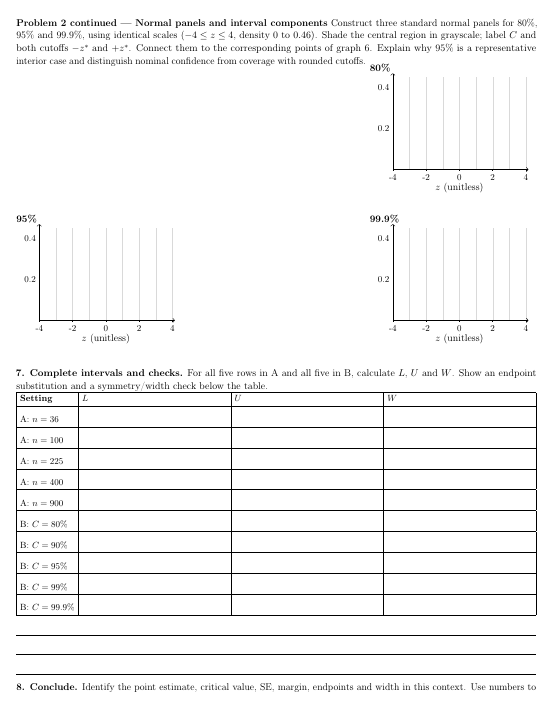
#> input picture tmp/pdfs/c3-classroom/page-07.png, 553 x 715 px; its folder holds only this picture in this run
$ python montage.py
#> lines starting #> are read from the running program, lines starting #| are printed output that depends on the picture; after the words box and inside, x2 and y2 are one past the last pixel; in counts of white or black regions, pixels touching at a corner belong together
from PIL import Image,ImageOps,ImageDraw
from pathlib import Path
ps=list(Path('tmp/pdfs/c3-classroom').glob('page-*.png'))
for start in range(0,len(ps),4):
 group=ps[start:start+4]; canvas=Image.new('RGB',(1120,1500),'#ddd')
#> after `canvas = Image.new('RGB', (1120, 1500), '#ddd')`: canvas: PIL image 1120x1500 RGB; every value is 221
 for j,p in enumerate(group):
  im=Image.open(p);im.thumbnail((550,720));canvas.paste(im,((j%2)*560,(j//2)*750+25));ImageDraw.Draw(canvas).text(((j%2)*560+5,(j//2)*750+5),p.stem,fill='black')
#> further down, im is the input picture: PIL image 553x715 RGB; min 0, max 255, mean 245.3
#> after `im.thumbnail((550, 720))`:
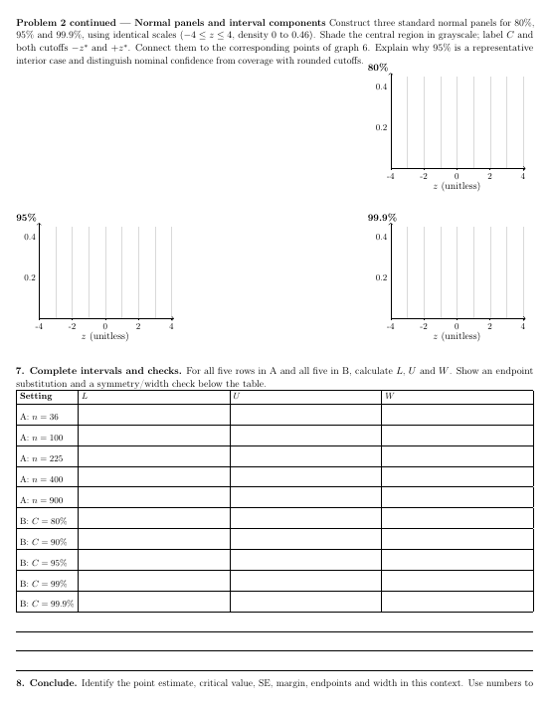
#> im: PIL image 550x711 RGB; min 0, max 255, mean 244.7
#> after `canvas.paste(im, (j % 2 * 560, j // 2 * 750 + 25))`:
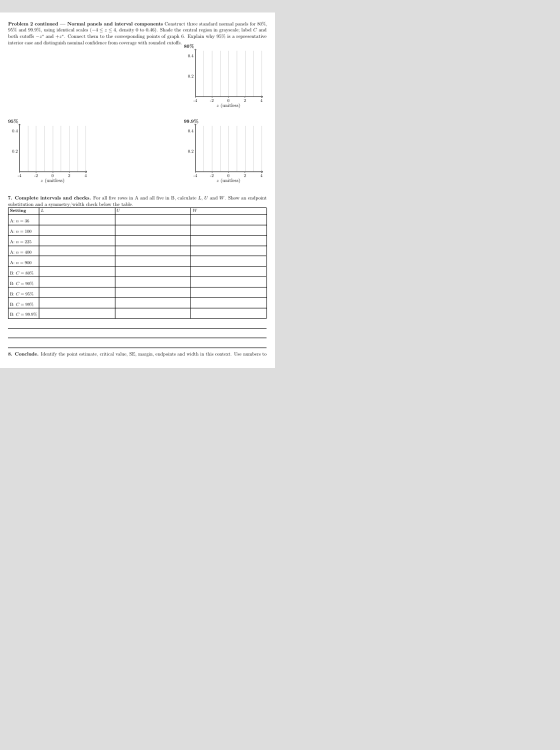
#> canvas: PIL image 1120x1500 RGB (shown at 1/2 size); min 0, max 255, mean 226.5
 canvas.save(f'tmp/pdfs/c3-classroom/contact-{start//4}.png')

$ run again, on tmp/pdfs/c3-classroom/page-12.png
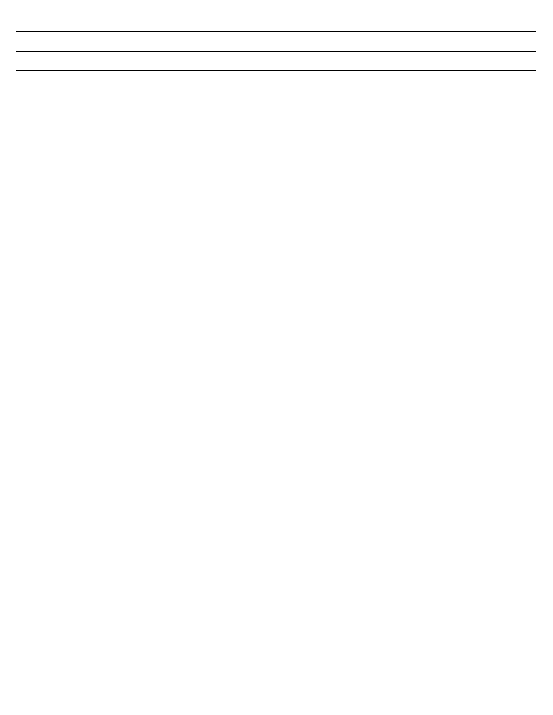
#> input picture tmp/pdfs/c3-classroom/page-12.png, 553 x 715 px
#> im is the input picture: PIL image 553x715 RGB; 99.6% white; black in thin lines or dots, all inside (x1, y1, x2, y2) = (16, 31, 536, 71)
#> im: PIL image 550x711 RGB
#> `canvas.paste(im, (j % 2 * 560, j // 2 * 750 + 25))`:
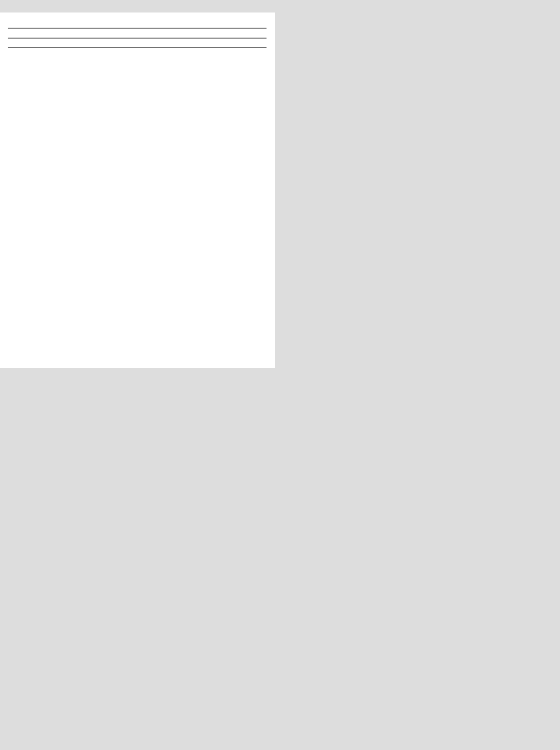
#> canvas: PIL image 1120x1500 RGB (shown at 1/2 size); min 19, max 255, mean 228.7

$ run again, on tmp/pdfs/c3-classroom/page-19.png
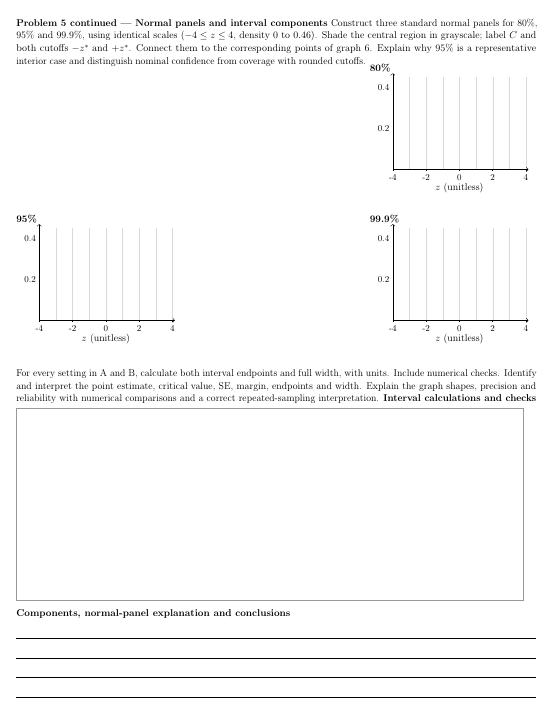
#> input picture tmp/pdfs/c3-classroom/page-19.png, 553 x 715 px
#> im is the input picture: PIL image 553x715 RGB; min 0, max 255, mean 249.2
#> `im.thumbnail((550, 720))`:
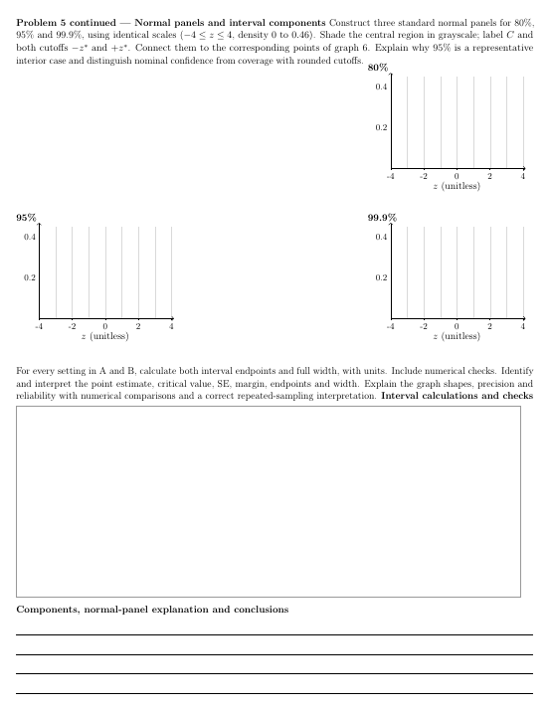
#> im: PIL image 550x711 RGB; min 0, max 255, mean 248.8
#> `canvas.paste(im, (j % 2 * 560, j // 2 * 750 + 25))`:
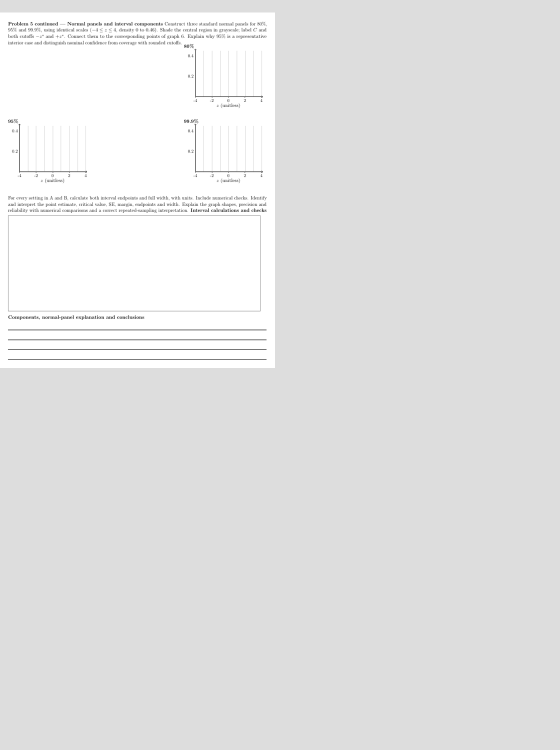
#> canvas: PIL image 1120x1500 RGB (shown at 1/2 size); min 0, max 255, mean 227.5
